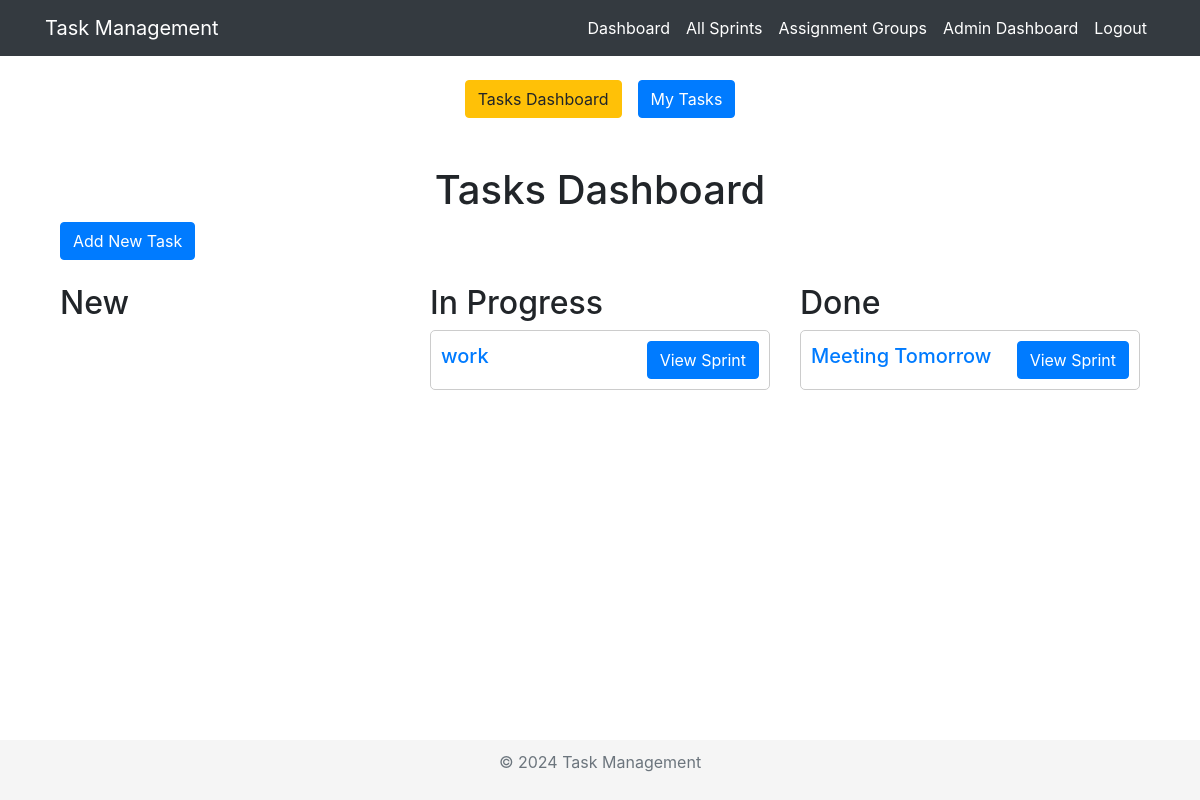
Before: /dashboard/ (signed in) with the older database file.
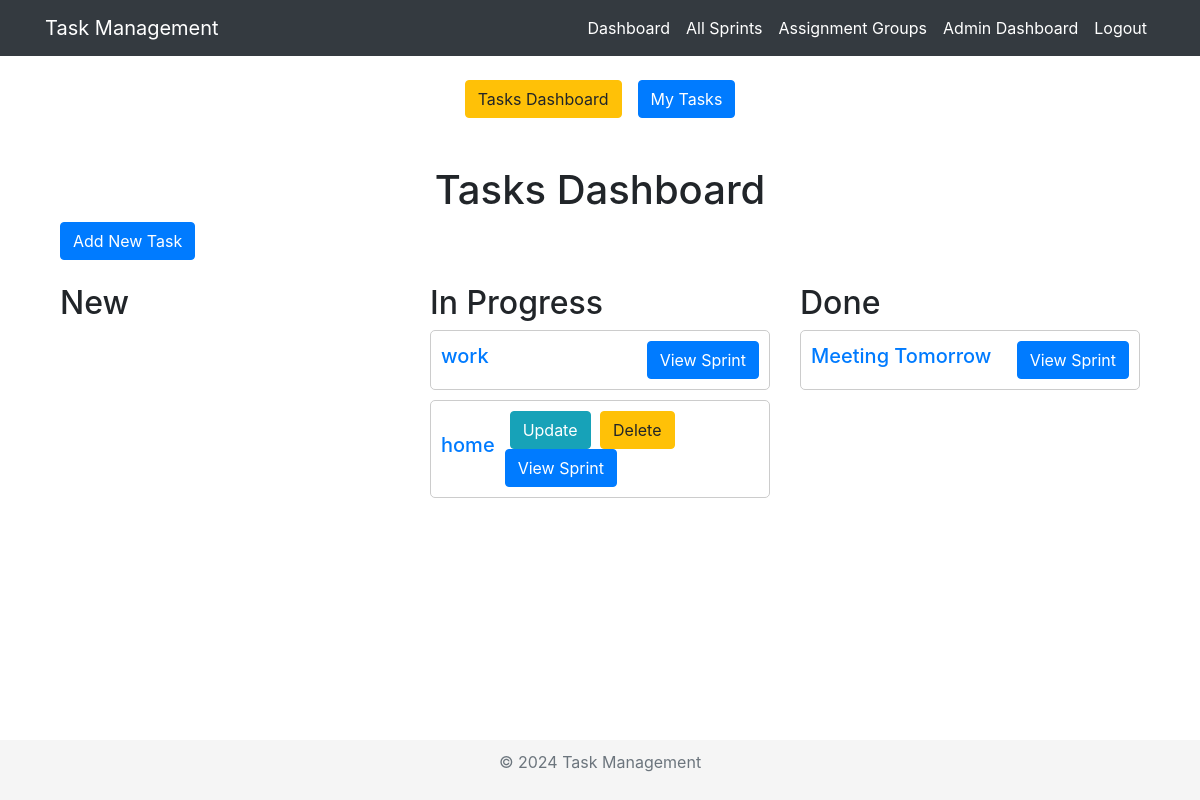
After: the same page with the newer database file.
### taskmanagement/models.py (models this page shows, shortened)
class Task(models.Model):
    task_token = models.CharField(max_length=8, unique=True, blank=True)
    title = models.CharField(max_length=100)
    description = models.TextField()
    due_date = models.DateTimeField(blank=True, null=True)
    PRIORITY_CHOICES = [
        ("P1", "P1-Very High"),
        ("P2", "P2-High"),
        ("P3", "P3-Medium"),
        ("P4", "P4-Low"),
    ]
    priority = models.CharField(max_length=20, choices= PRIORITY_CHOICES, default='P3' )
    STATUS_CHOICES = [
        ("New", "New"),
        ("In Progress", "In Progress"),
        ("Done", "Done")
    ]
    status = models.CharField(max_length=20, choices = STATUS_CHOICES, default="New")
    assignment_group = models.ForeignKey(AssignmentGroup, related_name='tickets', on_delete=models.CASCADE, blank=False, null=False)
    creator = models.ForeignKey(settings.AUTH_USER_MODEL, on_delete=models.CASCADE)
    assigned_to = models.CharField(max_length=255, null=True, blank=True)
    created_at = models.DateTimeField(auto_now_add=True)
    updated_at = models.DateTimeField(auto_now=True)

### taskmanagement/views.py (the view)
# urls.py: path('dashboard/', views.dashboard, name='dashboard'),
@login_required
def dashboard(request):
    tasks_new = Task.objects.filter(status="New")
    tasks_in_progress = Task.objects.filter(status="In Progress")
    tasks_done = Task.objects.filter(status="Done")
    return render(request, 'dashboard.html', {
        'tasks_new': tasks_new,
        'tasks_in_progress': tasks_in_progress,
        'tasks_done': tasks_done
    })

### taskmanagement/templates/dashboard.html (shortened to what this page needs)
{% extends 'base.html' %}
{% load static %}
{% block content %}
{% include 'menu.html' %}
<div class="container mt-5">
    <h1 class="text-center">Tasks Dashboard</h1>
    <a href="{% url 'create_task' %}" class="btn btn-primary">Add New Task</a>
    <div class="row mt-4">
        <div class="col-md-4">
            <h2>New</h2>
        </div>
        <div class="col-md-4">
            <h2>In Progress</h2>
            {% for task in tasks_in_progress %}
                <div class="task_card">
                    <div class="task-title">
                        <h5><a href="{% url 'task_detail' task_id=task.id %}">{{ task.title }}</a></h5>
                    </div>
                    <div class="task-actions">
                        {% if task.creator == user %}
                            <form action="{% url 'update_task' task_id=task.id %}" method="post" style="display: inline;">
                                <button type="submit" class="btn btn-info">Update</button>
                            </form>
                            <form action="{% url 'delete_task' task_id=task.id %}" method="post" style="display: inline;">
                                <button type="submit" class="btn btn-warning">Delete</button>
                            </form>
                        {% elif task.assigned_to == user %}
                            <form action="{% url 'update_task' task_id=task.id %}" method="post" style="display: inline;">
                                {% csrf_token %}
                                <button type="submit" class="btn btn-info">Update</button>
                            </form>
                        {% endif %}
                        <a href="{% url 'sprint_view' task_id=task.id %}" class="btn btn-primary">View Sprint</a>
                    </div>
                </div>
            {% endfor %}
        </div>
        <div class="col-md-4">
            <h2>Done</h2>
            {% for task in tasks_done %}
                <div class="task_card">
                    <div class="task-title">
                        <h5><a href="{% url 'task_detail' task_id=task.id %}">{{ task.title }}</a></h5>
                    </div>
                    <div class="task-actions">
                        <a href="{% url 'sprint_view' task_id=task.id %}" class="btn btn-primary">View Sprint</a>
                    </div>
                </div>
            {% endfor %}
        </div>
    </div>
</div>
{% endblock %}

Changed rows visible on the page:
added Task: title "home", shows "Update", shown under "In Progress"
